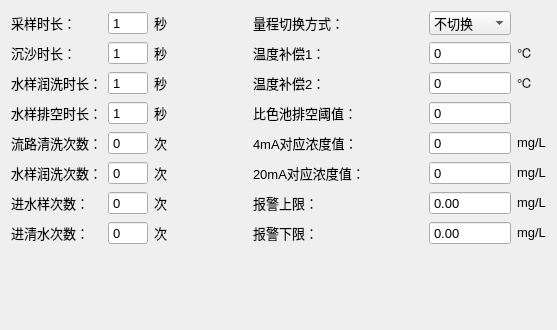
     <widget class="QWidget" name="tabWidgetPage1">
      <attribute name="title">
       <string>基础设置</string>
      </attribute>
      <layout class="QGridLayout" name="gridLayout_8">
       <item row="0" column="0">
        <layout class="QHBoxLayout" name="horizontalLayout_3">
         <item>
          <layout class="QGridLayout" name="gridLayout">
           <item row="1" column="1">
            <widget class="QSpinBox" name="Time1">
             <property name="font">
              <font>
               <pointsize>10</pointsize>
              </font>
             </property>
             <property name="alignment">
              <set>Qt::AlignLeading|Qt::AlignLeft|Qt::AlignVCenter</set>
             </property>
             <property name="buttonSymbols">
              <enum>QAbstractSpinBox::NoButtons</enum>
             </property>
             <property name="minimum">
              <number>1</number>
             </property>
             <property name="maximum">
              <number>9999</number>
             </property>
            </widget>
           </item>
           <item row="1" column="2">
            <widget class="QLabel" name="label_140">
             <property name="font">
              <font>
               <pointsize>10</pointsize>
              </font>
             </property>
             <property name="text">
              <string>秒</string>
             </property>
            </widget>
           </item>
           <item row="2" column="0">
            <widget class="QLabel" name="label_123">
             <property name="font">
              <font>
               <pointsize>10</pointsize>
              </font>
             </property>
             <property name="text">
              <string>水样润洗时长：</string>
             </property>
            </widget>
           </item>
           <item row="2" column="1">
            <widget class="QSpinBox" name="Time2">
             <property name="font">
              <font>
               <pointsize>10</pointsize>
              </font>
             </property>
             <property name="alignment">
              <set>Qt::AlignLeading|Qt::AlignLeft|Qt::AlignVCenter</set>
             </property>
             <property name="buttonSymbols">
              <enum>QAbstractSpinBox::NoButtons</enum>
             </property>
             <property name="minimum">
              <number>1</number>
             </property>
             <property name="maximum">
              <number>9999</number>
             </property>
            </widget>
           </item>
           <item row="5" column="1">
            <widget class="QSpinBox" name="Loop1">
             <property name="font">
              <font>
               <pointsize>10</pointsize>
              </font>
             </property>
             <property name="alignment">
              <set>Qt::AlignLeading|Qt::AlignLeft|Qt::AlignVCenter</set>
             </property>
             <property name="buttonSymbols">
              <enum>QAbstractSpinBox::NoButtons</enum>
             </property>
             <property name="minimum">
              <number>0</number>
             </property>
             <property name="maximum">
              <number>9999</number>
             </property>
            </widget>
           </item>
           <item row="6" column="1">
            <widget class="QSpinBox" name="Loop2">
             <property name="font">
              <font>
               <pointsize>10</pointsize>
              </font>
             </property>
             <property name="alignment">
              <set>Qt::AlignLeading|Qt::AlignLeft|Qt::AlignVCenter</set>
             </property>
             <property name="buttonSymbols">
              <enum>QAbstractSpinBox::NoButtons</enum>
             </property>
             <property name="minimum">
              <number>0</number>
             </property>
             <property name="maximum">
              <number>9999</number>
             </property>
            </widget>
           </item>
           <item row="6" column="2">
            <widget class="QLabel" name="label_143">
             <property name="font">
              <font>
               <pointsize>10</pointsize>
              </font>
             </property>
             <property name="text">
              <string>次</string>
             </property>
            </widget>
           </item>
           <item row="7" column="0">
            <widget class="QLabel" name="label_21">
             <property name="font">
              <font>
               <pointsize>10</pointsize>
              </font>
             </property>
             <property name="text">
              <string>进清水次数：</string>
             </property>
            </widget>
           </item>
           <item row="2" column="2">
            <widget class="QLabel" name="label_103">
             <property name="font">
              <font>
               <pointsize>10</pointsize>
              </font>
             </property>
             <property name="text">
              <string>秒</string>
             </property>
            </widget>
           </item>
           <item row="3" column="0">
            <widget class="QLabel" name="label_17">
             <property name="font">
              <font>
               <pointsize>10</pointsize>
              </font>
             </property>
             <property name="text">
              <string>水样排空时长：</string>
             </property>
            </widget>
           </item>
           <item row="3" column="1">
            <widget class="QSpinBox" name="Time3">
             <property name="font">
              <font>
               <pointsize>10</pointsize>
              </font>
             </property>
             <property name="alignment">
              <set>Qt::AlignLeading|Qt::AlignLeft|Qt::AlignVCenter</set>
             </property>
             <property name="buttonSymbols">
              <enum>QAbstractSpinBox::NoButtons</enum>
             </property>
             <property name="minimum">
              <number>1</number>
             </property>
             <property name="maximum">
              <number>9999</number>
             </property>
            </widget>
           </item>
           <item row="3" column="2">
            <widget class="QLabel" name="label_139">
             <property name="font">
              <font>
               <pointsize>10</pointsize>
              </font>
             </property>
             <property name="text">
              <string>秒</string>
             </property>
            </widget>
           </item>
           <item row="4" column="0">
            <widget class="QLabel" name="label_18">
             <property name="font">
              <font>
               <pointsize>10</pointsize>
              </font>
             </property>
             <property name="text">
              <string>流路清洗次数：</string>
             </property>
            </widget>
           </item>
           <item row="4" column="1">
            <widget class="QSpinBox" name="Loop0">
             <property name="font">
              <font>
               <pointsize>10</pointsize>
              </font>
             </property>
             <property name="alignment">
              <set>Qt::AlignLeading|Qt::AlignLeft|Qt::AlignVCenter</set>
             </property>
             <property name="buttonSymbols">
              <enum>QAbstractSpinBox::NoButtons</enum>
             </property>
             <property name="minimum">
              <number>0</number>
             </property>
             <property name="maximum">
              <number>9999</number>
             </property>
            </widget>
           </item>
           <item row="4" column="2">
            <widget class="QLabel" name="label_141">
             <property name="font">
              <font>
               <pointsize>10</pointsize>
              </font>
             </property>
             <property name="text">
              <string>次</string>
             </property>
            </widget>
           </item>
           <item row="5" column="0">
            <widget class="QLabel" name="label_19">
             <property name="font">
              <font>
               <pointsize>10</pointsize>
              </font>
             </property>
             <property name="text">
              <string>水样润洗次数：</string>
             </property>
            </widget>
           </item>
           <item row="7" column="1">
            <widget class="QSpinBox" name="Loop3">
             <property name="font">
              <font>
               <pointsize>10</pointsize>
              </font>
             </property>
             <property name="alignment">
              <set>Qt::AlignLeading|Qt::AlignLeft|Qt::AlignVCenter</set>
             </property>
             <property name="buttonSymbols">
              <enum>QAbstractSpinBox::NoButtons</enum>
             </property>
             <property name="minimum">
              <number>0</number>
             </property>
             <property name="maximum">
              <number>9999</number>
             </property>
            </widget>
           </item>
           <item row="7" column="2">
            <widget class="QLabel" name="label_144">
             <property name="font">
              <font>
               <pointsize>10</pointsize>
              </font>
             </property>
             <property name="text">
              <string>次</string>
             </property>
            </widget>
           </item>
           <item row="0" column="0">
            <widget class="QLabel" name="label_82">
             <property name="sizePolicy">
              <sizepolicy hsizetype="Preferred" vsizetype="Preferred">
               <horstretch>0</horstretch>
               <verstretch>0</verstretch>
              </sizepolicy>
             </property>
             <property name="font">
              <font>
               <pointsize>10</pointsize>
              </font>
             </property>
             <property name="text">
              <string>采样时长：</string>
             </property>
            </widget>
           </item>
           <item row="0" column="1">
            <widget class="QSpinBox" name="Time0">
             <property name="font">
              <font>
               <pointsize>10</pointsize>
              </font>
             </property>
             <property name="alignment">
              <set>Qt::AlignLeading|Qt::AlignLeft|Qt::AlignVCenter</set>
             </property>
             <property name="buttonSymbols">
              <enum>QAbstractSpinBox::NoButtons</enum>
             </property>
             <property name="minimum">
              <number>1</number>
             </property>
             <property name="maximum">
              <number>9999</number>
             </property>
            </widget>
           </item>
           <item row="0" column="2">
            <widget class="QLabel" name="label_102">
             <property name="font">
              <font>
               <pointsize>10</pointsize>
              </font>
             </property>
             <property name="text">
              <string>秒</string>
             </property>
            </widget>
           </item>
           <item row="1" column="0">
            <widget class="QLabel" name="label_22">
             <property name="font">
              <font>
               <pointsize>10</pointsize>
              </font>
             </property>
             <property name="text">
              <string>沉沙时长：</string>
             </property>
            </widget>
           </item>
           <item row="5" column="2">
            <widget class="QLabel" name="label_142">
             <property name="font">
              <font>
               <pointsize>10</pointsize>
              </font>
             </property>
             <property name="text">
              <string>次</string>
             </property>
            </widget>
           </item>
           <item row="6" column="0">
            <widget class="QLabel" name="label_20">
             <property name="font">
              <font>
               <pointsize>10</pointsize>
              </font>
             </property>
             <property name="text">
              <string>进水样次数：</string>
             </property>
            </widget>
           </item>
          </layout>
         </item>
         <item>
          <spacer name="horizontalSpacer_2">
           <property name="orientation">
            <enum>Qt::Horizontal</enum>
           </property>
           <property name="sizeHint" stdset="0">
            <size>
             <width>80</width>
             <height>20</height>
            </size>
           </property>
          </spacer>
         </item>
         <item>
          <layout class="QGridLayout" name="gridLayout_2">
           <item row="0" column="0">
            <widget class="QLabel" name="label_3">
             <property name="minimumSize">
              <size>
               <width>0</width>
               <height>0</height>
              </size>
             </property>
             <property name="maximumSize">
              <size>
               <width>16777215</width>
               <height>16777215</height>
              </size>
             </property>
             <property name="font">
              <font>
               <pointsize>10</pointsize>
              </font>
             </property>
             <property name="text">
              <string>量程切换方式：</string>
             </property>
            </widget>
           </item>
           <item row="0" column="1">
            <widget class="QComboBox" name="RangeSwitch">
             <property name="sizePolicy">
              <sizepolicy hsizetype="Preferred" vsizetype="Preferred">
               <horstretch>0</horstretch>
               <verstretch>0</verstretch>
              </sizepolicy>
             </property>
             <property name="minimumSize">
              <size>
               <width>0</width>
               <height>0</height>
              </size>
             </property>
             <property name="font">
              <font>
               <pointsize>10</pointsize>
              </font>
             </property>
             <item>
              <property name="text">
               <string>不切换</string>
              </property>
             </item>
             <item>
              <property name="text">
               <string>单向切换</string>
              </property>
             </item>
             <item>
              <property name="text">
               <string>单次切换</string>
              </property>
             </item>
             <item>
              <property name="text">
               <string>来回切换</string>
              </property>
             </item>
            </widget>
           </item>
           <item row="1" column="0">
            <widget class="QLabel" name="label">
             <property name="font">
              <font>
               <pointsize>10</pointsize>
              </font>
             </property>
             <property name="frameShape">
              <enum>QFrame::NoFrame</enum>
             </property>
             <property name="text">
              <string>温度补偿1：</string>
             </property>
             <property name="alignment">
              <set>Qt::AlignLeading|Qt::AlignLeft|Qt::AlignVCenter</set>
             </property>
            </widget>
           </item>
           <item row="1" column="1">
            <widget class="QSpinBox" name="TempOffset">
             <property name="sizePolicy">
              <sizepolicy hsizetype="Preferred" vsizetype="Preferred">
               <horstretch>0</horstretch>
               <verstretch>0</verstretch>
              </sizepolicy>
             </property>
             <property name="font">
              <font>
               <pointsize>10</pointsize>
              </font>
             </property>
             <property name="buttonSymbols">
              <enum>QAbstractSpinBox::NoButtons</enum>
             </property>
             <property name="minimum">
              <number>-100</number>
             </property>
             <property name="maximum">
              <number>100</number>
             </property>
            </widget>
           </item>
           <item row="1" column="2">
            <widget class="QLabel" name="label_164">
             <property name="sizePolicy">
              <sizepolicy hsizetype="Fixed" vsizetype="Fixed">
               <horstretch>0</horstretch>
               <verstretch>0</verstretch>
              </sizepolicy>
             </property>
             <property name="font">
              <font>
               <pointsize>10</pointsize>
              </font>
             </property>
             <property name="styleSheet">
              <string notr="true"/>
             </property>
             <property name="frameShape">
              <enum>QFrame::NoFrame</enum>
             </property>
             <property name="text">
              <string>℃</string>
             </property>
            </widget>
           </item>
           <item row="2" column="0">
            <widget class="QLabel" name="label_4">
             <property name="font">
              <font>
               <pointsize>10</pointsize>
              </font>
             </property>
             <property name="frameShape">
              <enum>QFrame::NoFrame</enum>
             </property>
             <property name="text">
              <string>温度补偿2：</string>
             </property>
             <property name="alignment">
              <set>Qt::AlignLeading|Qt::AlignLeft|Qt::AlignVCenter</set>
             </property>
            </widget>
           </item>
           <item row="2" column="1">
            <widget class="QSpinBox" name="DeviceTempOffset">
             <property name="sizePolicy">
              <sizepolicy hsizetype="Preferred" vsizetype="Preferred">
               <horstretch>0</horstretch>
               <verstretch>0</verstretch>
              </sizepolicy>
             </property>
             <property name="font">
              <font>
               <pointsize>10</pointsize>
              </font>
             </property>
             <property name="buttonSymbols">
              <enum>QAbstractSpinBox::NoButtons</enum>
             </property>
             <property name="minimum">
              <number>-100</number>
             </property>
             <property name="maximum">
              <number>100</number>
             </property>
            </widget>
           </item>
           <item row="2" column="2">
            <widget class="QLabel" name="label_165">
             <property name="sizePolicy">
              <sizepolicy hsizetype="Fixed" vsizetype="Fixed">
               <horstretch>0</horstretch>
               <verstretch>0</verstretch>
              </sizepolicy>
             </property>
             <property name="font">
              <font>
               <pointsize>10</pointsize>
              </font>
             </property>
             <property name="styleSheet">
              <string notr="true"/>
             </property>
             <property name="frameShape">
              <enum>QFrame::NoFrame</enum>
             </property>
             <property name="text">
              <string>℃</string>
             </property>
            </widget>
           </item>
           <item row="3" column="0">
            <widget class="QLabel" name="label_5">
             <property name="sizePolicy">
              <sizepolicy hsizetype="Preferred" vsizetype="Preferred">
               <horstretch>0</horstretch>
               <verstretch>0</verstretch>
              </sizepolicy>
             </property>
             <property name="font">
              <font>
               <pointsize>10</pointsize>
              </font>
             </property>
             <property name="frameShape">
              <enum>QFrame::NoFrame</enum>
             </property>
             <property name="text">
              <string>比色池排空阈值：</string>
             </property>
             <property name="alignment">
              <set>Qt::AlignLeading|Qt::AlignLeft|Qt::AlignVCenter</set>
             </property>
            </widget>
           </item>
           <item row="3" column="1">
            <widget class="QSpinBox" name="BlankErrorThreshold">
             <property name="sizePolicy">
              <sizepolicy hsizetype="Preferred" vsizetype="Preferred">
               <horstretch>0</horstretch>
               <verstretch>0</verstretch>
              </sizepolicy>
             </property>
             <property name="font">
              <font>
               <pointsize>10</pointsize>
              </font>
             </property>
             <property name="buttonSymbols">
              <enum>QAbstractSpinBox::NoButtons</enum>
             </property>
             <property name="maximum">
              <number>99999</number>
             </property>
            </widget>
           </item>
           <item row="4" column="0">
            <widget class="QLabel" name="label_42">
             <property name="sizePolicy">
              <sizepolicy hsizetype="Preferred" vsizetype="Preferred">
               <horstretch>0</horstretch>
               <verstretch>0</verstretch>
              </sizepolicy>
             </property>
             <property name="font">
              <font>
               <pointsize>10</pointsize>
              </font>
             </property>
             <property name="styleSheet">
              <string notr="true"/>
             </property>
             <property name="frameShape">
              <enum>QFrame::NoFrame</enum>
             </property>
             <property name="text">
              <string>4mA对应浓度值：</string>
             </property>
            </widget>
           </item>
           <item row="4" column="1">
            <widget class="QSpinBox" name="_4mA">
             <property name="sizePolicy">
              <sizepolicy hsizetype="Preferred" vsizetype="Preferred">
               <horstretch>0</horstretch>
               <verstretch>0</verstretch>
              </sizepolicy>
             </property>
             <property name="font">
              <font>
               <pointsize>10</pointsize>
              </font>
             </property>
             <property name="buttonSymbols">
              <enum>QAbstractSpinBox::NoButtons</enum>
             </property>
             <property name="maximum">
              <number>99999</number>
             </property>
            </widget>
           </item>
           <item row="4" column="2">
            <widget class="QLabel" name="label_163">
             <property name="sizePolicy">
              <sizepolicy hsizetype="Fixed" vsizetype="Fixed">
               <horstretch>0</horstretch>
               <verstretch>0</verstretch>
              </sizepolicy>
             </property>
             <property name="font">
              <font>
               <pointsize>10</pointsize>
              </font>
             </property>
             <property name="styleSheet">
              <string notr="true"/>
             </property>
             <property name="frameShape">
              <enum>QFrame::NoFrame</enum>
             </property>
             <property name="text">
              <string>mg/L</string>
             </property>
            </widget>
           </item>
           <item row="5" column="0">
            <widget class="QLabel" name="label_43">
             <property name="sizePolicy">
              <sizepolicy hsizetype="Preferred" vsizetype="Preferred">
               <horstretch>0</horstretch>
               <verstretch>0</verstretch>
              </sizepolicy>
             </property>
             <property name="font">
              <font>
               <pointsize>10</pointsize>
              </font>
             </property>
             <property name="styleSheet">
              <string notr="true"/>
             </property>
             <property name="frameShape">
              <enum>QFrame::NoFrame</enum>
             </property>
             <property name="text">
              <string>20mA对应浓度值：</string>
             </property>
            </widget>
           </item>
           <item row="5" column="1">
            <widget class="QSpinBox" name="_20mA">
             <property name="sizePolicy">
              <sizepolicy hsizetype="Preferred" vsizetype="Preferred">
               <horstretch>0</horstretch>
               <verstretch>0</verstretch>
              </sizepolicy>
             </property>
             <property name="font">
              <font>
               <pointsize>10</pointsize>
              </font>
             </property>
             <property name="buttonSymbols">
              <enum>QAbstractSpinBox::NoButtons</enum>
             </property>
             <property name="maximum">
              <number>99999</number>
             </property>
            </widget>
           </item>
           <item row="5" column="2">
            <widget class="QLabel" name="label_166">
             <property name="sizePolicy">
              <sizepolicy hsizetype="Fixed" vsizetype="Fixed">
               <horstretch>0</horstretch>
               <verstretch>0</verstretch>
              </sizepolicy>
             </property>
             <property name="font">
              <font>
               <pointsize>10</pointsize>
              </font>
             </property>
             <property name="styleSheet">
              <string notr="true"/>
             </property>
             <property name="frameShape">
              <enum>QFrame::NoFrame</enum>
             </property>
             <property name="text">
              <string>mg/L</string>
             </property>
            </widget>
           </item>
           <item row="6" column="0">
            <widget class="QLabel" name="label_12">
             <property name="minimumSize">
              <size>
               <width>170</width>
               <height>0</height>
              </size>
             </property>
             <property name="font">
              <font>
               <pointsize>10</pointsize>
              </font>
             </property>
             <property name="styleSheet">
              <string notr="true"/>
             </property>
             <property name="text">
              <string>报警上限：</string>
             </property>
            </widget>
           </item>
           <item row="6" column="1">
            <widget class="QDoubleSpinBox" name="AlarmLineH">
             <property name="sizePolicy">
              <sizepolicy hsizetype="Preferred" vsizetype="Preferred">
               <horstretch>0</horstretch>
               <verstretch>0</verstretch>
              </sizepolicy>
             </property>
             <property name="font">
              <font>
               <pointsize>10</pointsize>
              </font>
             </property>
             <property name="buttonSymbols">
              <enum>QAbstractSpinBox::NoButtons</enum>
             </property>
             <property name="minimum">
              <double>-99999.000000000000000</double>
             </property>
             <property name="maximum">
              <double>99999.000000000000000</double>
             </property>
            </widget>
           </item>
           <item row="6" column="2">
            <widget class="QLabel" name="label_167">
             <property name="sizePolicy">
              <sizepolicy hsizetype="Fixed" vsizetype="Fixed">
               <horstretch>0</horstretch>
               <verstretch>0</verstretch>
              </sizepolicy>
             </property>
             <property name="font">
              <font>
               <pointsize>10</pointsize>
              </font>
             </property>
             <property name="styleSheet">
              <string notr="true"/>
             </property>
             <property name="frameShape">
              <enum>QFrame::NoFrame</enum>
             </property>
             <property name="text">
              <string>mg/L</string>
             </property>
            </widget>
           </item>
           <item row="7" column="0">
            <widget class="QLabel" name="label_13">
             <property name="minimumSize">
              <size>
               <width>170</width>
               <height>0</height>
              </size>
             </property>
             <property name="font">
              <font>
               <pointsize>10</pointsize>
              </font>
             </property>
             <property name="styleSheet">
              <string notr="true"/>
             </property>
             <property name="text">
              <string>报警下限：</string>
             </property>
            </widget>
           </item>
           <item row="7" column="1">
            <widget class="QDoubleSpinBox" name="AlarmLineL">
             <property name="sizePolicy">
              <sizepolicy hsizetype="Preferred" vsizetype="Preferred">
               <horstretch>0</horstretch>
               <verstretch>0</verstretch>
              </sizepolicy>
             </property>
             <property name="font">
              <font>
               <pointsize>10</pointsize>
              </font>
             </property>
             <property name="buttonSymbols">
              <enum>QAbstractSpinBox::NoButtons</enum>
             </property>
             <property name="minimum">
              <double>-99999.000000000000000</double>
             </property>
             <property name="maximum">
              <double>99999.000000000000000</double>
             </property>
            </widget>
           </item>
           <item row="7" column="2">
            <widget class="QLabel" name="label_118">
             <property name="sizePolicy">
              <sizepolicy hsizetype="Fixed" vsizetype="Fixed">
               <horstretch>0</horstretch>
               <verstretch>0</verstretch>
              </sizepolicy>
             </property>
             <property name="font">
              <font>
               <pointsize>10</pointsize>
              </font>
             </property>
             <property name="text">
              <string>mg/L</string>
             </property>
            </widget>
           </item>
          </layout>
         </item>
        </layout>
       </item>
       <item row="1" column="0">
        <spacer name="verticalSpacer">
         <property name="orientation">
          <enum>Qt::Vertical</enum>
         </property>
         <property name="sizeHint" stdset="0">
          <size>
           <width>20</width>
           <height>74</height>
          </size>
         </property>
        </spacer>
       </item>
      </layout>
     </widget>
